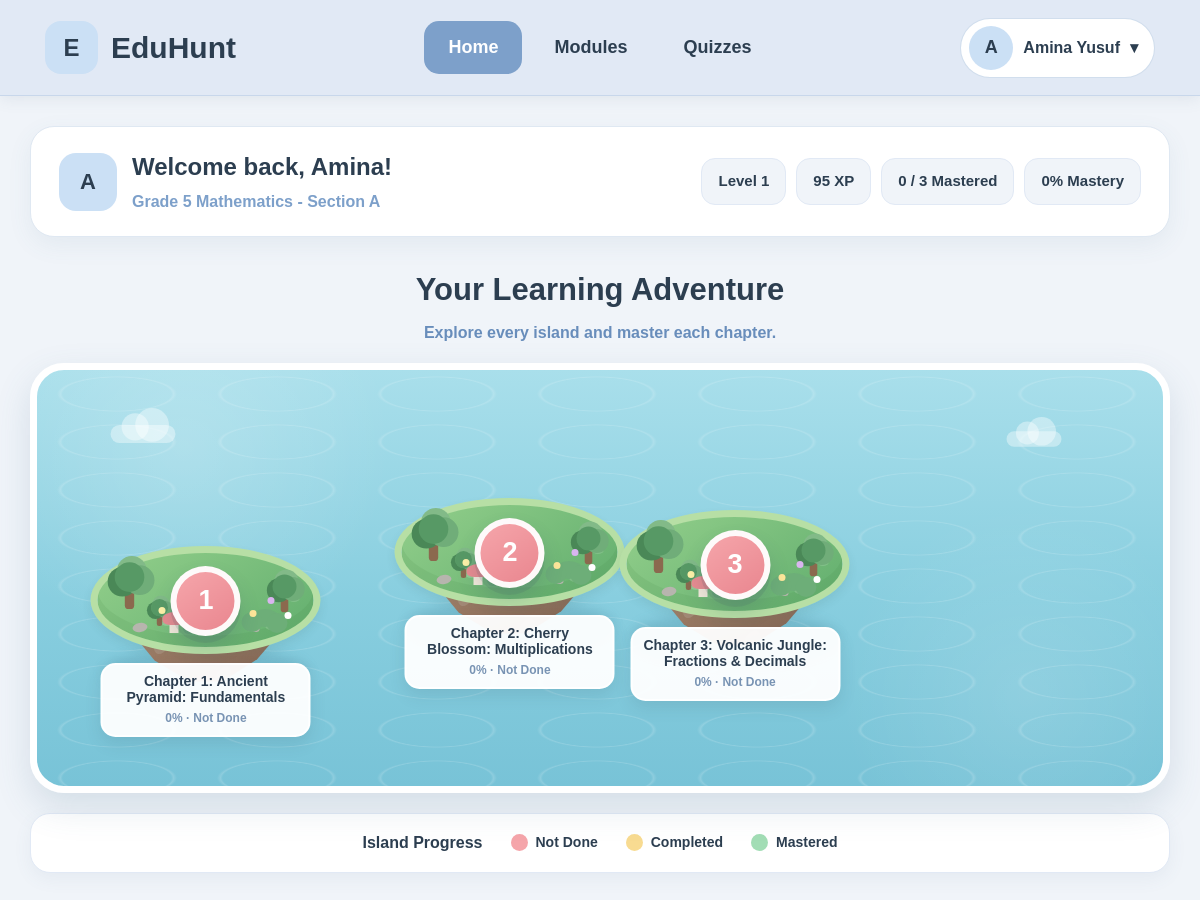
Before: /student/index.php with the older database file.
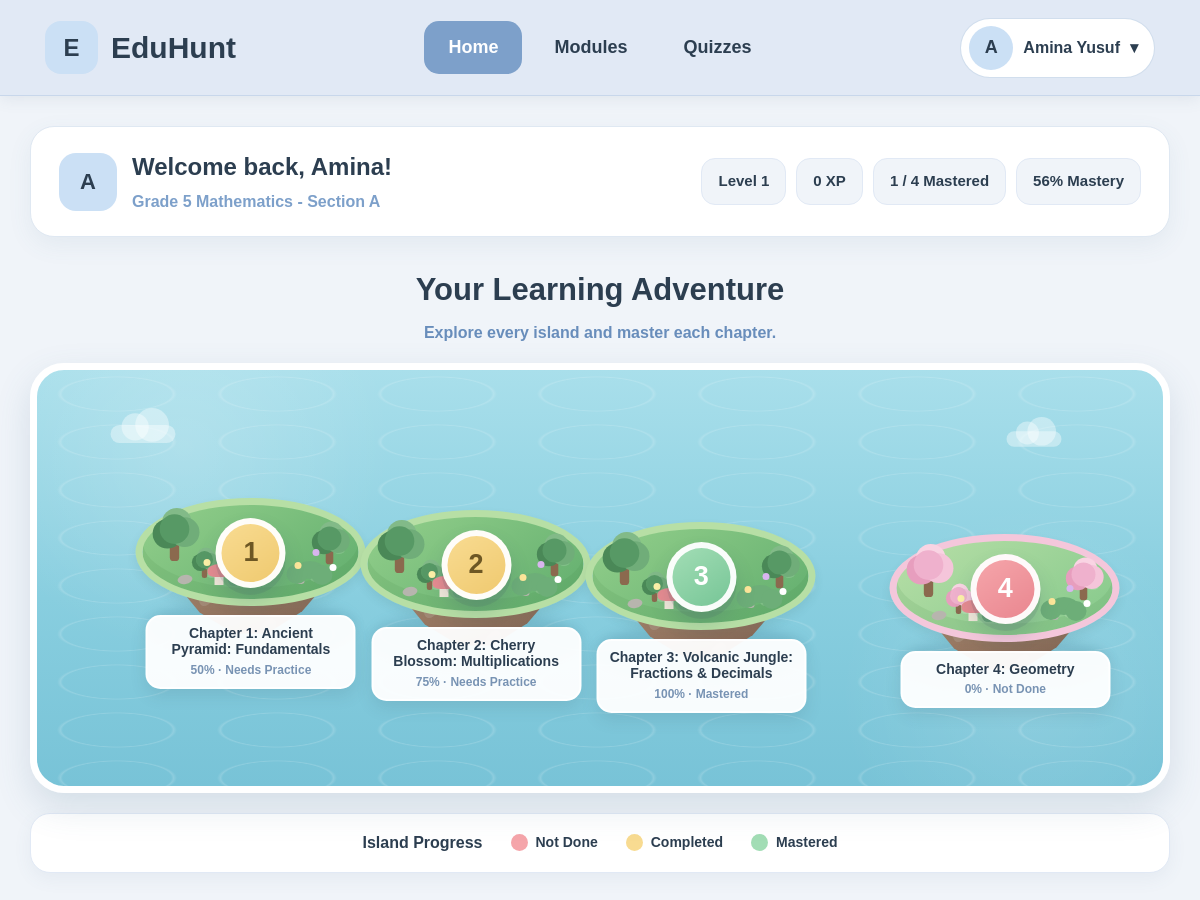
After: the same page with the newer database file.
### tables this page shows
CREATE TABLE classroom_chapters (
        id INTEGER PRIMARY KEY AUTOINCREMENT, 
        classroom_id INTEGER NOT NULL, 
        chapter_name TEXT NOT NULL, 
        is_unlocked INTEGER DEFAULT 0, chapter_order INTEGER DEFAULT 1, island_theme TEXT DEFAULT 'forest', is_published INTEGER DEFAULT 1, 
        FOREIGN KEY(classroom_id) REFERENCES classrooms(id) ON DELETE CASCADE
    );

### student/index.php (the view, shortened to what the changed rows need)
<?php
require_once __DIR__ . '/../config/db.php';
$student_id = 1;
$stmtExisting = $pdo->query("SELECT id, classroom_id FROM classroom_chapters ORDER BY classroom_id, id");
$orderByClass = [];
foreach ($stmtExisting->fetchAll(PDO::FETCH_ASSOC) as $row) {
    $cid = (int)$row['classroom_id'];
    $orderByClass[$cid] = ($orderByClass[$cid] ?? 0) + 1;
    $pdo->prepare("UPDATE classroom_chapters SET chapter_order = ? WHERE id = ? AND (chapter_order IS NULL OR chapter_order = 1)")
        ->execute([$orderByClass[$cid], (int)$row['id']]);
}
$stmt = $pdo->prepare("SELECT id, name, classroom_id, COALESCE(score,0) AS xp FROM students WHERE id = ?");
$stmt->execute([$student_id]);
$studentRow = $stmt->fetch(PDO::FETCH_ASSOC);
$student = [
    'id' => (int)$studentRow['id'],
    'full_name' => $studentRow['name'],
    'xp' => (int)$studentRow['xp'],
    'level' => max(1, (int)floor(((int)$studentRow['xp']) / 100) + 1),
    'streak' => 0,
];
$classroom_id = (int)($studentRow['classroom_id'] ?? 0);
$stmt = $pdo->prepare("
    SELECT
        cc.id,
        cc.chapter_name AS title,
        '' AS description,
        COALESCE(cc.chapter_order, cc.id) AS chapter_order,
        COALESCE(NULLIF(cc.island_theme,''), 'forest') AS island_theme,
        COALESCE(cc.is_unlocked,0) AS is_unlocked,
        COALESCE(sp.level,0) AS progress_level,
        COALESCE(sp.status,'Not Started') AS progress_status
    FROM classroom_chapters cc
    LEFT JOIN student_progress sp
      ON sp.student_id = ?
     AND sp.chapter_name = cc.chapter_name
    WHERE cc.classroom_id = ?
      AND COALESCE(cc.is_published,1) = 1
    ORDER BY COALESCE(cc.chapter_order, cc.id), cc.id
");
$stmt->execute([$student_id, $classroom_id]);
$chapters = $stmt->fetchAll(PDO::FETCH_ASSOC);
$totalChapters = count($chapters);
$mastered = 0;
$totalMastery = 0;
foreach ($chapters as $chapter) {
    $mastery = (float)$chapter['mastery_percentage'];
    $totalMastery += $mastery;
    if ($mastery >= 80) $mastered++;
}
$overallMastery = $totalChapters > 0 ? round($totalMastery / $totalChapters) : 0;
function getIslandPosition($chapterId, $chapterOrder, $totalChapters) {
    $islandsPerRow = 4;
    $row = floor(($chapterOrder - 1) / $islandsPerRow);
    $positionInRow = ($chapterOrder - 1) % $islandsPerRow;
    $horizontalSlots = [16, 39, 62, 85];
    $left = $horizontalSlots[$positionInRow];
    $seed = ($chapterId * 17) + ($chapterOrder * 29) + ($totalChapters * 11);
    $left += ($seed % 7) - 3;
    $left = max(13, min(87, $left));
    $top = 210 + ($row * 330) + ((($seed % 5) - 2) * 12);
    return ['left' => $left, 'top' => $top];
}
?>
<!DOCTYPE html>
<html lang="en">
<head>
    <script src="https://cdn.tailwindcss.com"></script>
</head>
<body>
    <main class="page">
        <section class="student-panel">
            <div class="welcome">
                <div>
                    <h1>
                        Welcome back,
                        <?= htmlspecialchars(
                            explode(
                                ' ',
                                $student['full_name']
                            )[0]
                        ) ?>!
                    </h1>
                </div>
            </div>
            <div class="student-stats">
                <div class="stat-pill">
                    Level
                    <?= (int) $student['level'] ?>
                </div>
                <div class="stat-pill">
                    <?= (int) $student['xp'] ?>
                    XP
                </div>
                <div class="stat-pill">
                    <?= $mastered ?>
                    /
                    <?= $totalChapters ?>
                    Mastered
                </div>
                <div class="stat-pill">
                    <?= $overallMastery ?>%
                    Mastery
                </div>
            </div>
        </section>
        <div class="map-heading">
            <h2>
                Your Learning Adventure
            </h2>
        </div>
        <div class="adventure-world">
            <?php foreach (
                $chapters as $index => $chapter
            ): ?>
                <?php
                $chapterNumber =
                    $index + 1;
                $mastery =
                    round(
                        (float) $chapter[
                            'mastery_percentage'
                        ]
                    );
                if (empty($chapter['chapter_test_completed'])) {
                    $statusClass =
                        'status-red';
                    $statusText =
                        'Not Done';
                } elseif ($mastery >= 80) {
                    $statusClass =
                        'status-green';
                    $statusText =
                        'Mastered';
                } elseif ($mastery <= 40) {
                    $statusClass =
                        'status-red';
                    $statusText =
                        'Needs Practice';
                } else {
                    $statusClass =
                        'status-yellow';
                    $statusText =
                        'Needs Practice';
                }
                $position =
                    getIslandPosition(
                        $chapter['id'],
                        $chapterNumber,
                        $totalChapters
                    );
                $theme =
                    strtolower(
                        $chapter['island_theme']
                        ?? ''
                    );
                ?>
                <div class="
                island
                theme-<?= htmlspecialchars($theme) ?>
            " style="
                left:
                    <?= $position['left'] ?>%;
                top:
                    <?= $position['top'] ?>px;
            ">
                    <div class="island-land"></div>
                    <div class="tree tree-one"></div>
                    <div class="tree tree-two"></div>
                    <div class="tree tree-three"></div>
                    <div class="flower"></div>
                    <div class="bush bush-one"></div>
                    <div class="bush bush-two"></div>
                    <div class="mushroom"></div>
                    <div class="pebble pebble-one"></div>
                    <a href="module.php?chap=<?= (int) $chapterNumber ?>" class="
                    chapter-button
                    <?= $statusClass ?>
                " title="<?= htmlspecialchars(
                    $chapter['title']
                ) ?>">
                        <?= $chapterNumber ?>
                    </a>
                    <div class="island-info">
                        <strong>
                            Chapter
                            <?= $chapterNumber ?>:
                            <?= htmlspecialchars(
                                $chapter['title']
                            ) ?>
                        </strong>
                        <span>
                            <?= $mastery ?>%
                            ·
                            <?= $statusText ?>
                        </span>
                    </div>
                </div>
            <?php endforeach; ?>
        </div>
    </main>
</body>
</html>

Changed rows visible on the page:
changed classroom_chapters "Ancient Pyramid: Fundamentals": mastery "0" → "50"; statusText "Not Done" → "Needs Practice"
changed classroom_chapters "Cherry Blossom: Multiplications": mastery "0" → "75"; statusText "Not Done" → "Needs Practice"
changed classroom_chapters "Volcanic Jungle: Fractions & Decimals": mastery "0" → "100"; statusText "Not Done" → "Mastered"
added classroom_chapters: chapterNumber "4", chapter_name "Geometry", mastery "0", statusText "Not Done"
Other visible differences:
$student['xp']: "95" → "0"
$mastered: "0" → "1"
$totalChapters: "3" → "4"
$overallMastery: "0" → "56"
